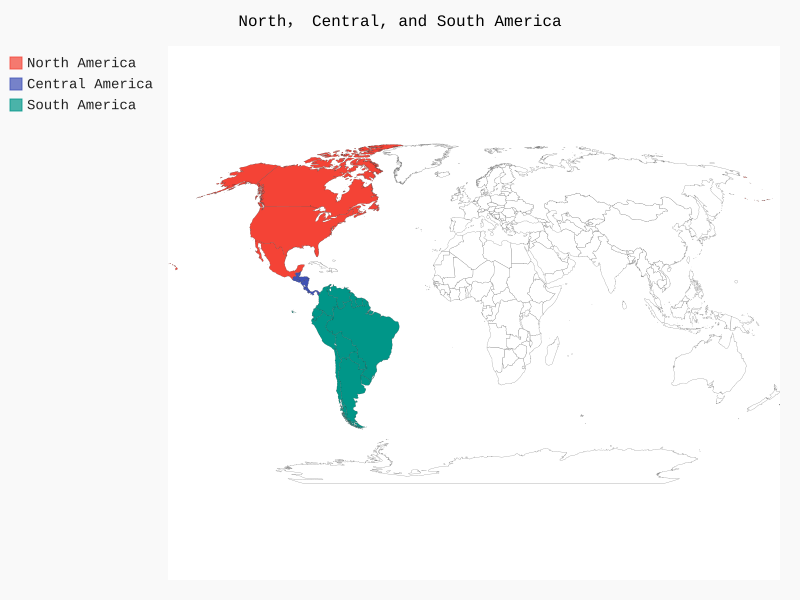

Write the Python code that produced this figure.
import pygal_maps_world.maps as maps

wm = maps.World()
wm.title = 'North， Central, and South America'
wm.add('North America', ['ca', 'mx', 'us'])
wm.add('Central America', ['bz', 'cr', 'gt', 'hn', 'ni', 'pa', 'sv'])
wm.add('South America', ['ar', 'bo', 'br', 'cl', 'co', 'ec', 'gf', 'gy', 'pe', 'py', 'sr', 'uy', 've'])

wm.render_to_file('americas.svg')
